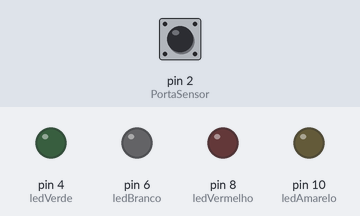
A sketch run on a simulated Arduino Nano, built with avr-gcc and run on an emulated ATmega328P. On the bench: output pins drawn as LEDs (lit = HIGH). Inputs (shaded band) come from the test bench; at power-on: pin 2 (PortaSensor) HIGH.

Above: at 1.2 s.
1.3 s: pin 2 (PortaSensor) pulsed LOW 2 times (0.12 s each, 0.3 s apart)
At 2.9 s:
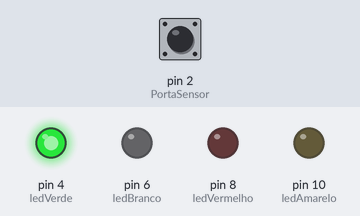
3.6 s: pin 2 (PortaSensor) pulsed LOW 5 times (0.12 s each, 0.3 s apart)
At 6.6 s:
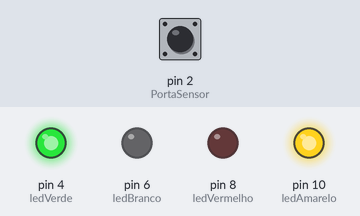
Timing chart, 0 to 8.1 s (numbered marks = the images above; inputs shaded):
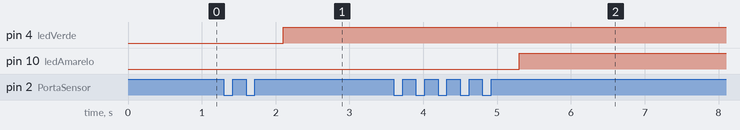

Measured:
- after the input at 1.3 s, pin 4 (ledVerde): LOW → HIGH after 0.80 s
- after the input at 3.6 s, pin 10 (ledAmarelo): LOW → HIGH after 1.7 s

The sketch:

palmasss.ino
```cpp
//Programa para ligar 4 leds usando um sensor de PALMAS
//estuartyy@gmail.com
//Arduino NANO utilizado para o projeto
//05-08-2018

#define PortaSensor 2 //pino do sensor de som

#define ledVerde 4
#define ledBranco 6
#define ledVermelho 8
#define ledAmarelo 10

#define tempoSOM  150 //milisegundos
#define tempoEntreSOM 500 //milisegundos

int contSOM = 0;
long tempEspera = 0;
long tempEsperaEntreSOM = 0;

void executarAcaoSOM();

void setup() {
  pinMode(PortaSensor, INPUT);
  pinMode(ledVerde, OUTPUT);
  pinMode(ledBranco, OUTPUT);
  pinMode(ledVermelho, OUTPUT);
  pinMode(ledAmarelo, OUTPUT);
}

void loop() {

  //verifica o estado do sensor de som (ele fica normalmente com a porta ligada.
  int sensorSom = digitalRead(PortaSensor);

//se o sensor detectou palmas
  if (sensorSom == LOW) {
     //espera um tempo para nao detectar a mesma palma
     if (tempEspera == 0) {
        tempEspera = tempEsperaEntreSOM = millis();
        contSOM++;
     } else if ((millis() - tempEspera) >= tempoSOM) {
        tempEspera = 0;
     }
  }

  //caso exceda o tempo maximo entre palmas, zera o contador de palmas
  if ( (contSOM != 0) && ((millis() - tempEsperaEntreSOM) > 500) ) {
     executarAcaoSOM();
     contSOM = 0;
     tempEsperaEntreSOM = millis();
  }
}

void executarAcaoSOM() {
  switch (contSOM) {
    case 2:
       digitalWrite(ledVerde, !digitalRead(ledVerde)); break;
    case 3:
       digitalWrite(ledBranco, !digitalRead(ledBranco)); break;
    case 4:
       digitalWrite(ledVermelho, !digitalRead(ledVermelho));break;
    case 5:
       digitalWrite(ledAmarelo, !digitalRead(ledAmarelo));break;
  }
}
```
